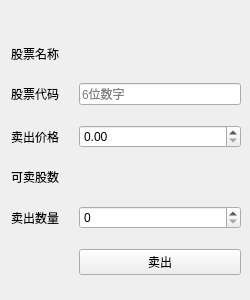
<?xml version="1.0" encoding="UTF-8"?>
<ui version="4.0">
 <class>GuiSell</class>
 <widget class="QWidget" name="GuiSell">
  <property name="geometry">
   <rect>
    <x>0</x>
    <y>0</y>
    <width>250</width>
    <height>300</height>
   </rect>
  </property>
  <property name="maximumSize">
   <size>
    <width>250</width>
    <height>300</height>
   </size>
  </property>
  <property name="windowTitle">
   <string>Form</string>
  </property>
  <layout class="QFormLayout" name="formLayout">
   <property name="horizontalSpacing">
    <number>20</number>
   </property>
   <property name="verticalSpacing">
    <number>20</number>
   </property>
   <property name="rightMargin">
    <number>9</number>
   </property>
   <item row="0" column="1">
    <widget class="QLabel" name="accountInfo">
     <property name="maximumSize">
      <size>
       <width>16777215</width>
       <height>30</height>
      </size>
     </property>
     <property name="text">
      <string/>
     </property>
    </widget>
   </item>
   <item row="1" column="0">
    <widget class="QLabel" name="stockNameName">
     <property name="text">
      <string>股票名称</string>
     </property>
    </widget>
   </item>
   <item row="1" column="1">
    <widget class="QLabel" name="stockName">
     <property name="maximumSize">
      <size>
       <width>16777215</width>
       <height>30</height>
      </size>
     </property>
     <property name="text">
      <string/>
     </property>
    </widget>
   </item>
   <item row="2" column="0">
    <widget class="QLabel" name="stockCodeName">
     <property name="text">
      <string>股票代码</string>
     </property>
    </widget>
   </item>
   <item row="2" column="1">
    <widget class="QLineEdit" name="stockCode">
     <property name="focusPolicy">
      <enum>Qt::TabFocus</enum>
     </property>
     <property name="placeholderText">
      <string>6位数字</string>
     </property>
    </widget>
   </item>
   <item row="3" column="0">
    <widget class="QLabel" name="sellPriceName">
     <property name="text">
      <string>卖出价格</string>
     </property>
    </widget>
   </item>
   <item row="3" column="1">
    <widget class="SellDoubleSpinBox" name="sellPrice">
     <property name="maximum">
      <double>999999.000000000000000</double>
     </property>
     <property name="singleStep">
      <double>0.010000000000000</double>
     </property>
    </widget>
   </item>
   <item row="4" column="0">
    <widget class="QLabel" name="sellableQtyName">
     <property name="text">
      <string>可卖股数</string>
     </property>
    </widget>
   </item>
   <item row="5" column="0">
    <widget class="QLabel" name="sellQtyName">
     <property name="text">
      <string>卖出数量</string>
     </property>
    </widget>
   </item>
   <item row="6" column="1">
    <widget class="QPushButton" name="sellBtn">
     <property name="focusPolicy">
      <enum>Qt::TabFocus</enum>
     </property>
     <property name="text">
      <string>卖出</string>
     </property>
    </widget>
   </item>
   <item row="5" column="1">
    <widget class="SellSpinBox" name="sellQty">
     <property name="minimum">
      <number>0</number>
     </property>
     <property name="maximum">
      <number>1000000000</number>
     </property>
     <property name="singleStep">
      <number>100</number>
     </property>
    </widget>
   </item>
   <item row="4" column="1">
    <widget class="QLabel" name="sellableQty">
     <property name="text">
      <string/>
     </property>
    </widget>
   </item>
  </layout>
 </widget>
 <customwidgets>
  <customwidget>
   <class>SellDoubleSpinBox</class>
   <extends>QDoubleSpinBox</extends>
   <header>gui_sell.h</header>
  </customwidget>
  <customwidget>
   <class>SellSpinBox</class>
   <extends>QSpinBox</extends>
   <header>gui_sell.h</header>
  </customwidget>
 </customwidgets>
 <tabstops>
  <tabstop>stockCode</tabstop>
  <tabstop>sellPrice</tabstop>
  <tabstop>sellQty</tabstop>
  <tabstop>sellBtn</tabstop>
 </tabstops>
 <resources/>
 <connections>
  <connection>
   <sender>stockCode</sender>
   <signal>textEdited(QString)</signal>
   <receiver>GuiSell</receiver>
   <slot>UserEditStockCode(QString)</slot>
   <hints>
    <hint type="sourcelabel">
     <x>131</x>
     <y>83</y>
    </hint>
    <hint type="destinationlabel">
     <x>324</x>
     <y>121</y>
    </hint>
   </hints>
  </connection>
  <connection>
   <sender>sellPrice</sender>
   <signal>valueChanged(double)</signal>
   <receiver>GuiSell</receiver>
   <slot>UserEditSellPrice(double)</slot>
   <hints>
    <hint type="sourcelabel">
     <x>107</x>
     <y>118</y>
    </hint>
    <hint type="destinationlabel">
     <x>281</x>
     <y>178</y>
    </hint>
   </hints>
  </connection>
  <connection>
   <sender>sellQty</sender>
   <signal>valueChanged(int)</signal>
   <receiver>GuiSell</receiver>
   <slot>UserEditSellQty(int)</slot>
   <hints>
    <hint type="sourcelabel">
     <x>134</x>
     <y>174</y>
    </hint>
    <hint type="destinationlabel">
     <x>157</x>
     <y>419</y>
    </hint>
   </hints>
  </connection>
 </connections>
 <slots>
  <slot>UserEditStockCode(QString)</slot>
  <slot>UserEditSellPrice(double)</slot>
  <slot>UserEditSellQty(int)</slot>
 </slots>
</ui>
